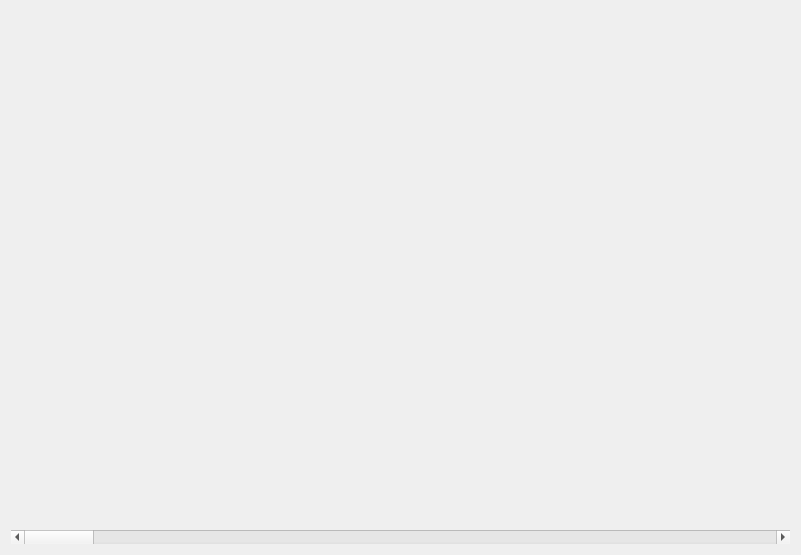
<?xml version="1.0" encoding="UTF-8"?>
<ui version="4.0">
 <class>PlotterWidjet</class>
 <widget class="QWidget" name="PlotterWidjet">
  <property name="geometry">
   <rect>
    <x>0</x>
    <y>0</y>
    <width>801</width>
    <height>555</height>
   </rect>
  </property>
  <property name="windowTitle">
   <string>Form</string>
  </property>
  <layout class="QVBoxLayout" name="verticalLayout">
   <item>
    <widget class="QCustomPlot" name="PlotWidjet_1" native="true"/>
   </item>
   <item>
    <widget class="QCustomPlot" name="PlotWidjet_2" native="true"/>
   </item>
   <item>
    <widget class="QCustomPlot" name="PlotWidjet_3" native="true"/>
   </item>
   <item>
    <widget class="QScrollBar" name="PlotHorizontalScrollBar">
     <property name="orientation">
      <enum>Qt::Horizontal</enum>
     </property>
    </widget>
   </item>
  </layout>
 </widget>
 <customwidgets>
  <customwidget>
   <class>QCustomPlot</class>
   <extends>QWidget</extends>
   <header>qcustomplot.h</header>
   <container>1</container>
  </customwidget>
 </customwidgets>
 <resources/>
 <connections/>
</ui>
